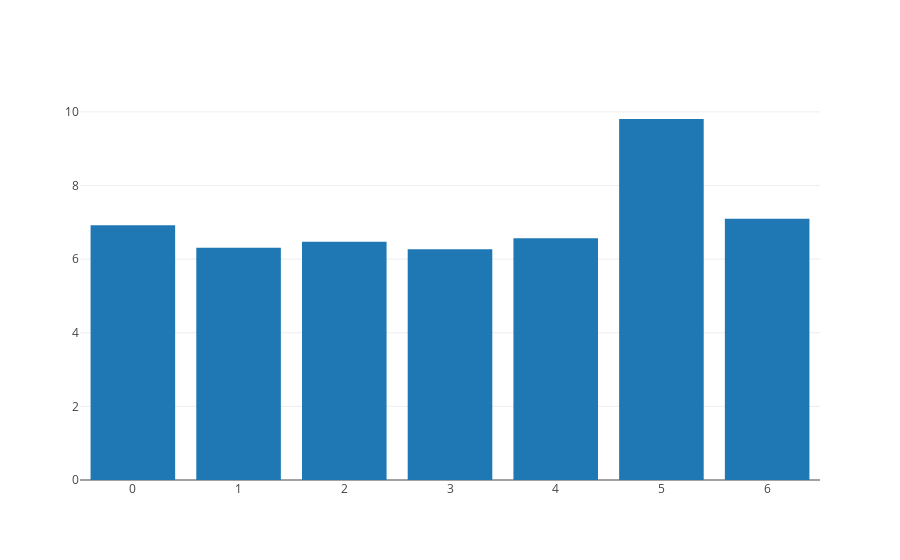

The cell this chart's notebook holds for it:
### Markdown cell above
Here we look at the store's day of the week average overall items.  Here we see the sales are in general higher on Fridays.

### Code cell
data = train_data_2013.loc[train_data_2013['store_nbr'] == rand_stores[0],:]
week_day = [datetime.datetime(row['date_year'], row['date_month'], row['date_day']).weekday() for _,row in data.iterrows()]
data['week_day'] = week_day 
grpd_data = data.groupby('week_day')
iplot(go.Figure(data = [go.Bar(x = [val for val,_ in grpd_data], y = grpd_data.mean()['unit_sales'], name = 'tot_trans')]))

### Figure 1 — Plotly figure (JSON) as saved in the notebook; plotly's stock layout.template omitted (floating-point values rounded to 4 significant figures)
{"data": [{"name": "tot_trans", "type": "bar", "x": [0, 1, 2, 3, 4, 5, 6], "y": [6.92, 6.31, 6.472, 6.266, 6.565, 9.806, 7.094]}], "layout": {}}
